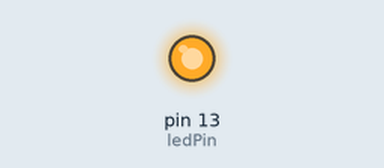
Simulated run of this sketch. Board: Arduino Uno, built with avr-gcc and run on an emulated ATmega328P. Shown: output pins drawn as LEDs (lit = HIGH).

Above: at 0.3 s.
At 20.8 s:
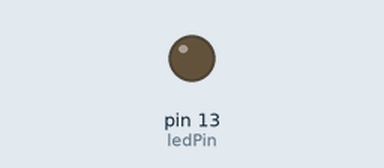
Timing chart, 0 to 29.2 s (numbered marks = the images above):
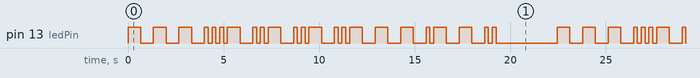

The sketch:

01_blink_led11_morse_operation_overload.ino
```cpp
/* Operação OVERLOAD em Morse */
const int ledPin = 13;
int durations [] =
{666, 666, 666, 200, 200, 200, 666, 200, 200, 666, 200, 200, 666, 200, 200,
666, 666, 666, 200, 666, 666, 200, 200};

void setup() {
  pinMode(ledPin, OUTPUT);
}

void loop() {
  for (int i = 0; i < 23; i++)
    flash(durations[i]);

  delay(3000);
}

void flash(int delayPeriod) {
  digitalWrite(ledPin, HIGH);
  delay(delayPeriod);
  digitalWrite(ledPin, LOW);
  delay(delayPeriod);
}
```

Measured:
- by itself, pin 13 (ledPin): moves between LOW and HIGH, repeating every 22.5 s
- by itself, everything shown: repeats every 22.5 s, in 46 steps
